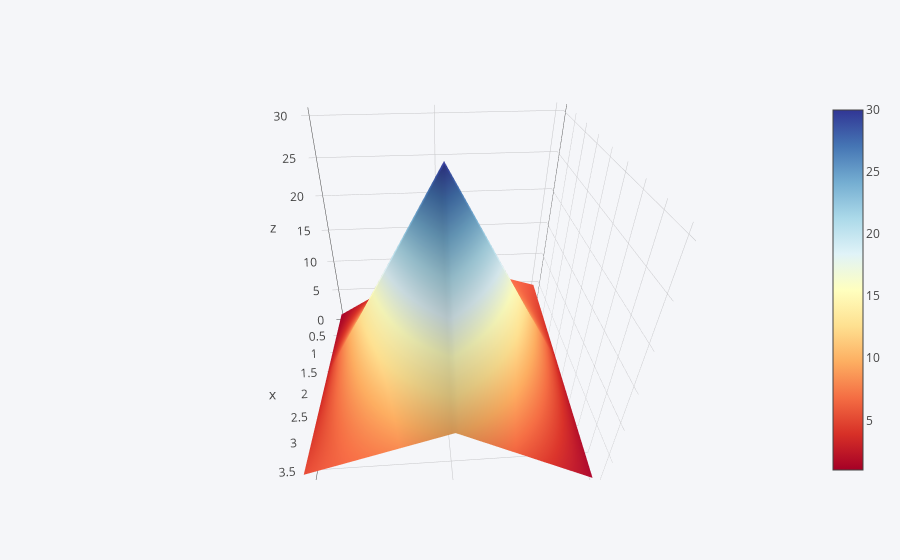

Write notebook code for a chart like this one.
### Code cell
df3.iplot(kind='surface', colorscale='rdylbu')

### Figure 1 — Plotly figure (JSON) as saved in the notebook; plotly's stock layout.template omitted (floating-point values rounded to 4 significant figures)
{"data": [{"colorscale": [[0, "rgb(165,0,38)"], [0.1, "rgb(215,48,39)"], [0.2, "rgb(244,109,67)"], [0.3, "rgb(253,174,97)"], [0.4, "rgb(254,224,144)"], [0.5, "rgb(255,255,191)"], [0.6, "rgb(224,243,248)"], [0.7, "rgb(171,217,233)"], [0.8, "rgb(116,173,209)"], [0.9, "rgb(69,117,180)"], [1, "rgb(49,54,149)"]], "type": "surface", "uid": "f74cd439-d9e2-4f12-81ac-e724772b9e36", "x": [0, 1, 2, 3, 4], "y": ["x", "y", "z"], "z": [[1, 2, 3, 4, 5], [10, 20, 30, 20, 10], [5, 4, 3, 2, 1]]}], "layout": {"autosize": true, "legend": {"bgcolor": "#F5F6F9", "font": {"color": "#4D5663"}}, "paper_bgcolor": "#F5F6F9", "plot_bgcolor": "#F5F6F9", "scene": {"aspectmode": "auto", "aspectratio": {"x": 1, "y": 1, "z": 1}, "camera": {"center": {"x": 0, "y": 0, "z": 0}, "eye": {"x": 1.305, "y": -0.09528, "z": 0.965}, "projection": {"type": "perspective"}, "up": {"x": 0.001418, "y": -0.001416, "z": 1.0}}}, "title": {"font": {"color": "#4D5663"}}, "xaxis": {"gridcolor": "#E1E5ED", "showgrid": true, "tickfont": {"color": "#4D5663"}, "title": {"font": {"color": "#4D5663"}, "text": ""}, "zerolinecolor": "#E1E5ED"}, "yaxis": {"gridcolor": "#E1E5ED", "showgrid": true, "tickfont": {"color": "#4D5663"}, "title": {"font": {"color": "#4D5663"}, "text": ""}, "zerolinecolor": "#E1E5ED"}}}
